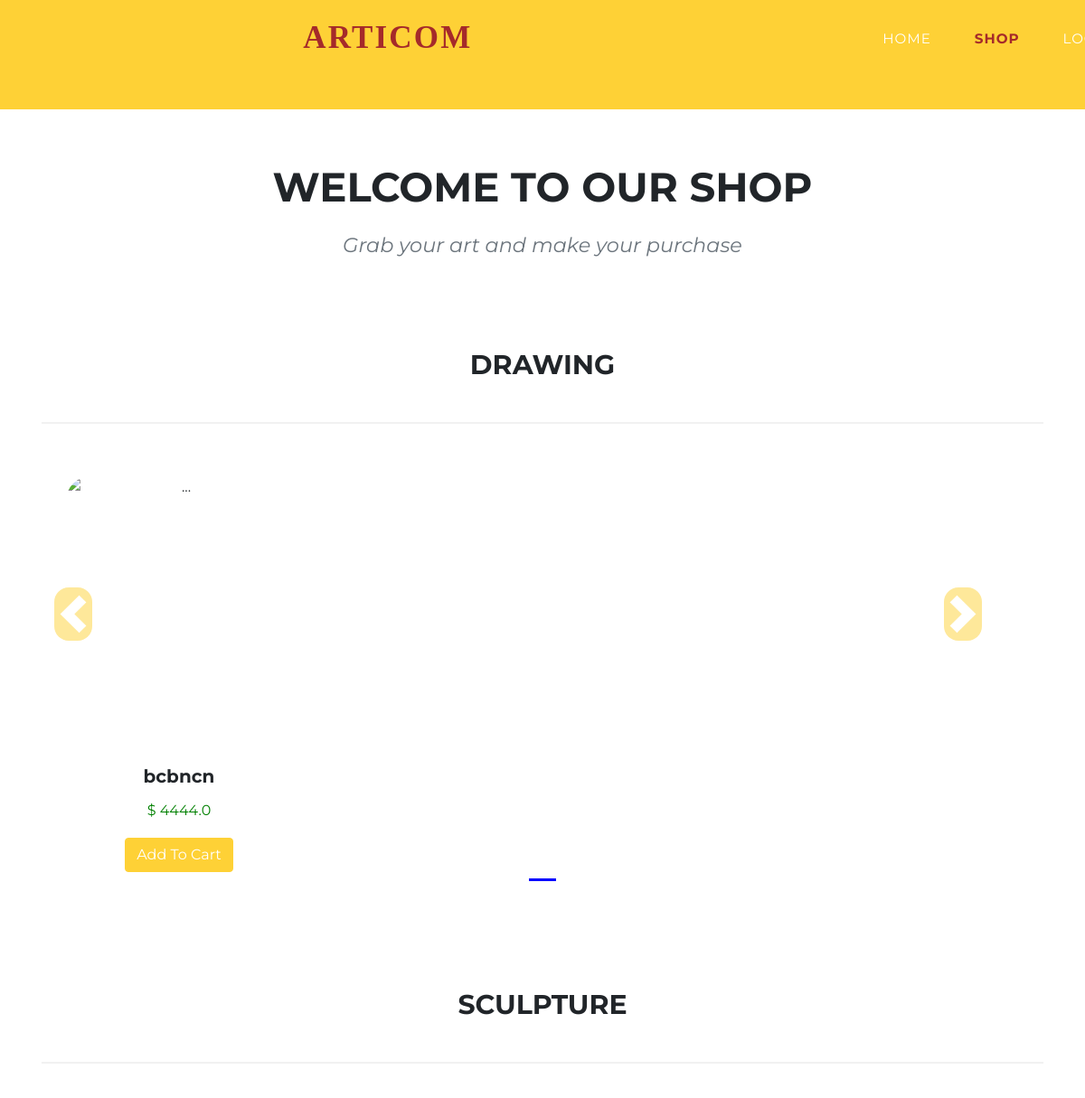
The app's page /shop/ (upper part), older data.
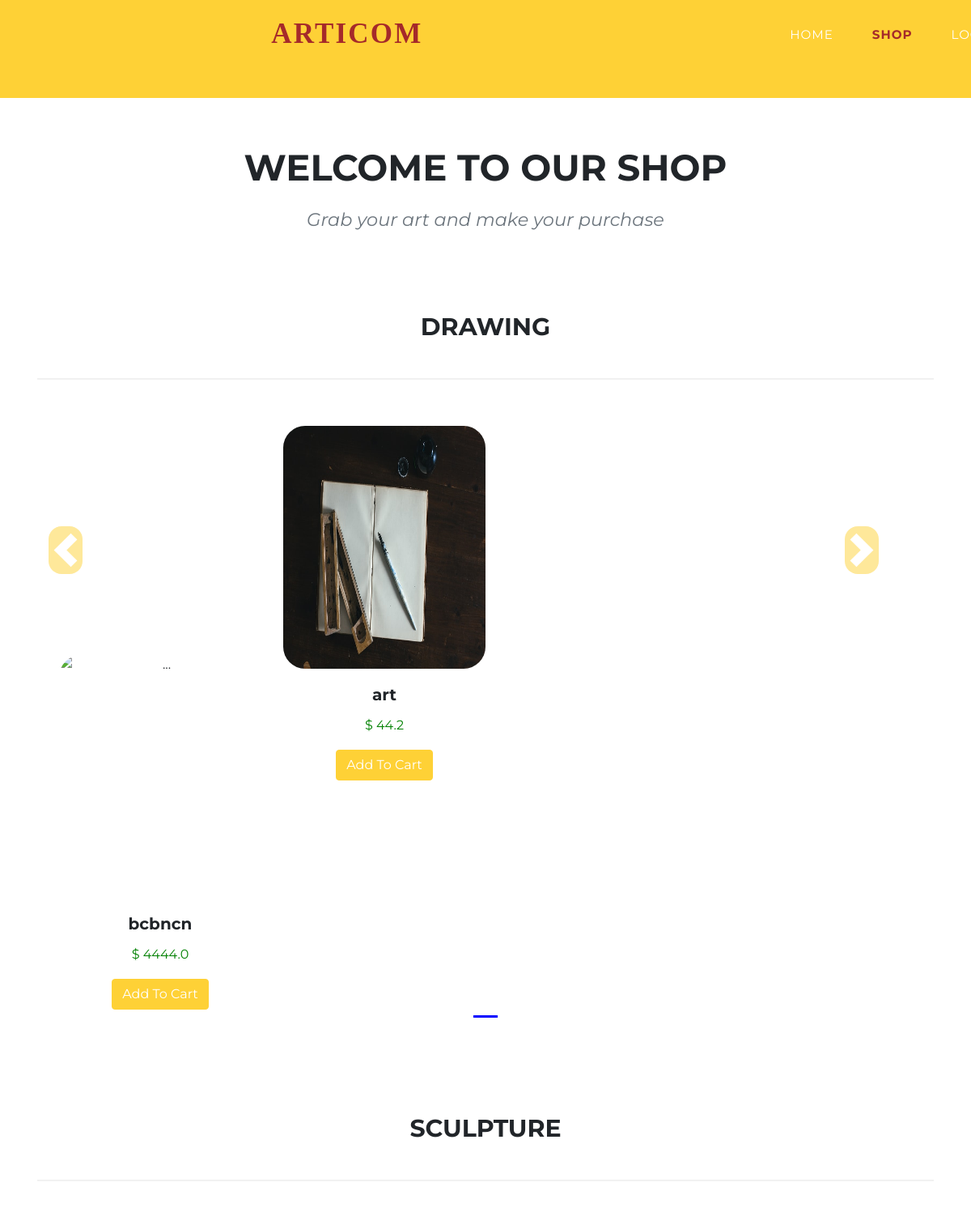
The same page, newer data.
### shop/models.py (models this page shows, shortened)
class Product(models.Model):
    product_id = models.AutoField
    owner = models.CharField(max_length=50, default="")
    product_name = models.CharField(max_length=50)
    category = models.CharField(max_length=50, default="")
    email = models.CharField(max_length=70, default="")
    price = models.FloatField(default=0)
    desc = models.CharField(max_length=300)
    pub_date = models.DateField()
    image = models.ImageField(upload_to="shop/image", default="")

### shop/views.py (the view)
# urls.py: path("", views.index, name = "ShopHome"),
def index(request):
    allprods = []
    catprods = Product.objects.values('category', 'id')
    cats = {item['category'] for item in catprods}
    for cat in cats:
        prod = Product.objects.filter(category=cat)
        n = len(prod)
        nslides = n//4 + ceil((n/4)-(n//4))
        allprods.append([prod, range(1, nslides), nslides])
    params = {'allprods': allprods}
    return render(request, 'shop/index.html', params)

### shop/templates/shop/index.html (shortened to what this page needs)
{% extends 'shop/basic1.html' %}
{% load static %}
{% block navlist %}
<li class="nav-item"><a class="nav-link js-scroll-trigger navcol"  style="color: brown; font-weight: bolder;">Shop</a></li>
{% if user.is_authenticated%}
<li class="nav-item"><a href="{% url 'Dashboard' %}" class="nav-link js-scroll-trigger navcol" style="color: brown; font-weight: bolder;">Welcome
  {{request.user}}</a>
<li class="nav-item"><a href="{% url 'SignUp' %}" class="nav-link js-scroll-trigger navcol">Signup</a></li>
<a href="{% url 'Cart' %}" class="nav-link js-scroll-trigger navcol cartcol"
                        style="margin-left: 5px; margin-right: -326px; margin-top: -8px; width: 20%;"><i
                            class="fab fa-opencart nav-item"
                            style="width: 100%; height: 40px; margin-top: -11%; margin-bottom: -13%; margin-right: -68%;"></i>
                        </li><span id="cart">0</span></a>
{% else %}
<li class="nav-item"><a href="{% url 'Login' %}" class="nav-link js-scroll-trigger navcol">Login</a>
</li>
{% endif %}
{% endblock %}
{% block masthead %}
<header class="masthead" style="margin-top: 15%;">
  <div>
    <h2 class="section-heading text-uppercase" style="text-align: center !important; font-size: 45px;">Welcome to our
      Shop</h2>
    <h3 class="section-subheading text-muted"
      style="margin-top: 2%; text-align: center !important; font-size: 1.4rem; font-weight: 400; font-style: italic;">
      Grab your art and make your
      purchase</h3>
  </div>
</header>
<div class="container">
  {% for product, range, nslides in allprods %}
  <h2 class="section-heading text-uppercase"
    style="margin-top: 7%; margin-bottom: 4%; text-align: center !important; font-size: 30px;">{{product.0.category}}
  </h2>
  <hr>
  <div class="row">
    <div id="demo{{forloop.counter}}" class="col carousel slide my-3" data-ride="carousel">
      <ul class="carousel-indicators">
        <li data-target="#demo{{forloop.counter}}" data-slide-to="0" class="active"></li>
      </ul>
      <div class="container carousel-inner no-padding">
        <div class="carousel-item active">
          {% for i in product %}
          <div class="col-xs-3 col-sm-3 col-md-3 imghover">
            <div class="card align-items-center" id="font" style="width: 18rem; border: none; text-align: center;">
              <div class="card-body">
                <h5 class="card-title">{{i.product_name}}</h5>
                <p class="card-text" style="color: green;">$ {{i.price}}</p>
                <button id="{{i.product_name}} % {{i.category}} % {{i.price}} % {{i.desc}} % {{i.image.url}} % {{i.id}}"
                  class="btn btn-primary cart">Add To Cart</button>
              </div>
            </div>
          </div>
          {% endfor %}
        </div>
      </div>
    </div>
    <a class="carousel-control-prev" href="#demo{{forloop.counter}}" data-slide="prev">
      <span class="carousel-control-prev-icon" style="margin-right: 10%; margin-top: -40%;" aria-hidden="true"></span>
    </a>
    <a class="carousel-control-next" href="#demo{{forloop.counter}}" data-slide="next">
      <span class="carousel-control-next-icon" style="margin-right: 50%; margin-top: -40%;" aria-hidden="true"></span>
    </a>
  </div>
  {% endfor %}
</div>
{% endblock %}

### shop/templates/shop/basic1.html (shortened to what this page needs)
{% load static %}
<!DOCTYPE html>
<html lang="en">
<head>
</head>
<body id="page-top">
    <nav class="navbar navbar-expand-lg navbar-dark fixed-top basic1" id="mainNav">
        <div class="container">
            <div class="collapse navbar-collapse" id="navbarResponsive">
                <ul class="navbar-nav text-uppercase ml-auto">
                    <li class="nav-item"><a href="{% url 'Home' %}" class="nav-link js-scroll-trigger navcol" style="font-family: Ink Free; color: brown; font-size: 35px; margin-left: -625px; margin-top: -1.3%; margin-bottom: -3%; font-weight: bolder; position: fixed;">Articom</a></li>
                    <li class="nav-item"><a href="{% url 'Home' %}" class="nav-link js-scroll-trigger navcol">Home</a>
                    </li>
                    {% block navlist %}{% endblock %}
                </ul>
            </div>
        </div>
    </nav>
    {% block masthead %}{% endblock %}
</body>
</html>

### shop/templates/shop/index.html (style rules this page uses)
.col-md-3 { display: inline-block; margin-left: -4px; }
.carousel-indicators .active { background-color: blue; }
body .carousel-indicators { bottom: 0; }
body .carousel-control-prev-icon, body .carousel-control-next-icon { background-color: #fed136; width: 23%; height: 59px; border-radius: 16px; }
.carousel-control-prev, .carousel-control-next { top: auto; bottom: auto; padding-top: 222px; }
body .no-padding { padding-left: 0; padding-right: 0; }
#font { font-family: "Montserrat", -apple-system, BlinkMacSystemFont, "Segoe UI", Roboto, "Helvetica Neue", Arial, sans-serif, "Apple Color Emoji", "Segoe UI Emoji", "Segoe UI Symbol", "Noto Color Emoji"; }

Row changes from the older to the newer data that the page shows:
added Product: product_name "art", price "44.2"
